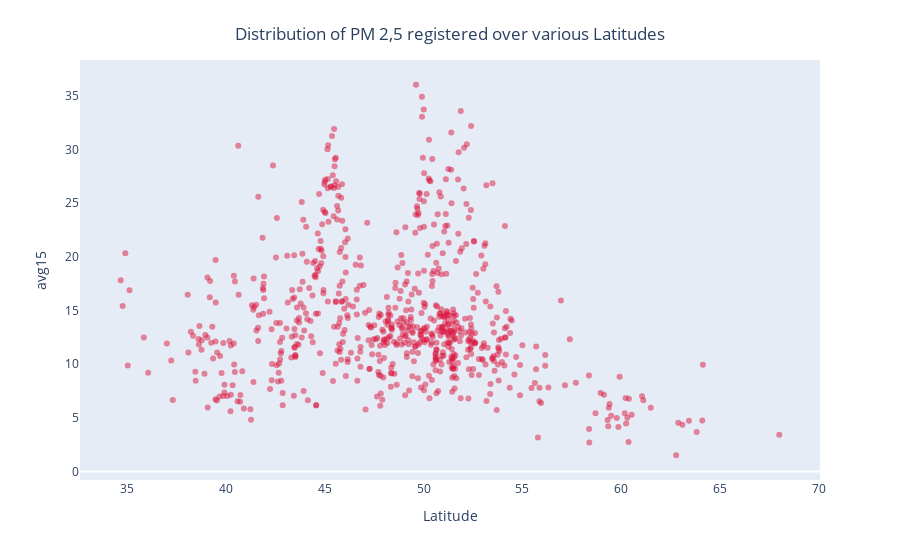

Notebook code cell kept with this figure:
### Code cell
fig = px.scatter(data_frame = df_air_quality, y="avg15", x="Latitude")
fig.update_layout(
    title={
        'text': "Distribution of PM 2,5 registered over various Latitudes",
        'y':0.95,
        'x':0.5,
        'xanchor': 'center',
        'yanchor': 'top'})
fig.update_traces(marker=dict(color="crimson"))
fig.update_traces(marker={"opacity": 0.5})  # Thus we see which combination of PM 2,5 and Altitude values exists the most
fig.update_xaxes(showgrid=False)
fig.update_yaxes(showgrid=False)
fig.show()

### Figure 1 — Plotly figure (JSON) as saved in the notebook; plotly's stock layout.template omitted (floating-point values rounded to 4 significant figures; data arrays with more than 128 entries replaced by an {"elided": "..."} marker saying what was removed)
{"data": [{"hovertemplate": "Latitude=%{x}<br>avg15=%{y}<extra></extra>", "legendgroup": "", "marker": {"color": "crimson", "opacity": 0.5, "symbol": "circle"}, "mode": "markers", "name": "", "orientation": "v", "showlegend": false, "type": "scatter", "x": {"elided": "710 float values"}, "xaxis": "x", "y": {"elided": "710 float values"}, "yaxis": "y"}], "layout": {"legend": {"tracegroupgap": 0}, "margin": {"t": 60}, "title": {"text": "Distribution of PM 2,5 registered over various Latitudes", "x": 0.5, "xanchor": "center", "y": 0.95, "yanchor": "top"}, "xaxis": {"anchor": "y", "domain": [0, 1], "showgrid": false, "title": {"text": "Latitude"}}, "yaxis": {"anchor": "x", "domain": [0, 1], "showgrid": false, "title": {"text": "avg15"}}}}
